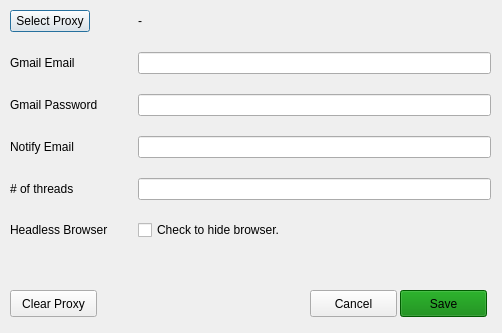
<?xml version="1.0" encoding="UTF-8"?>
<ui version="4.0">
 <class>SettingsDialog</class>
 <widget class="QDialog" name="SettingsDialog">
  <property name="geometry">
   <rect>
    <x>0</x>
    <y>0</y>
    <width>502</width>
    <height>333</height>
   </rect>
  </property>
  <property name="windowTitle">
   <string>Settings</string>
  </property>
  <widget class="QWidget" name="formLayoutWidget">
   <property name="geometry">
    <rect>
     <x>10</x>
     <y>10</y>
     <width>481</width>
     <height>261</height>
    </rect>
   </property>
   <layout class="QFormLayout" name="formLayout">
    <property name="horizontalSpacing">
     <number>30</number>
    </property>
    <property name="verticalSpacing">
     <number>20</number>
    </property>
    <property name="rightMargin">
     <number>0</number>
    </property>
    <item row="0" column="0">
     <widget class="QPushButton" name="btn_proxy_selection">
      <property name="text">
       <string>Select Proxy</string>
      </property>
     </widget>
    </item>
    <item row="0" column="1">
     <widget class="QLabel" name="lb_proxy_selection">
      <property name="text">
       <string>-</string>
      </property>
     </widget>
    </item>
    <item row="1" column="0">
     <widget class="QLabel" name="label_2">
      <property name="text">
       <string>Gmail Email</string>
      </property>
     </widget>
    </item>
    <item row="1" column="1">
     <widget class="QLineEdit" name="le_gmail"/>
    </item>
    <item row="2" column="0">
     <widget class="QLabel" name="label_3">
      <property name="text">
       <string>Gmail Password</string>
      </property>
     </widget>
    </item>
    <item row="2" column="1">
     <widget class="QLineEdit" name="le_gpassword"/>
    </item>
    <item row="3" column="0">
     <widget class="QLabel" name="label_4">
      <property name="text">
       <string>Notify Email</string>
      </property>
     </widget>
    </item>
    <item row="3" column="1">
     <widget class="QLineEdit" name="le_email_to_notify"/>
    </item>
    <item row="4" column="1">
     <widget class="QLineEdit" name="le_number_of_threads"/>
    </item>
    <item row="5" column="0">
     <widget class="QLabel" name="label_5">
      <property name="text">
       <string>Headless Browser</string>
      </property>
     </widget>
    </item>
    <item row="5" column="1">
     <widget class="QCheckBox" name="cb_headless">
      <property name="text">
       <string>Check to hide browser.</string>
      </property>
     </widget>
    </item>
    <item row="4" column="0">
     <widget class="QLabel" name="label_6">
      <property name="text">
       <string># of threads</string>
      </property>
     </widget>
    </item>
   </layout>
  </widget>
  <widget class="QPushButton" name="btn_save">
   <property name="geometry">
    <rect>
     <x>400</x>
     <y>290</y>
     <width>87</width>
     <height>27</height>
    </rect>
   </property>
   <property name="autoFillBackground">
    <bool>false</bool>
   </property>
   <property name="styleSheet">
    <string notr="true">background:green;</string>
   </property>
   <property name="text">
    <string>Save</string>
   </property>
   <property name="flat">
    <bool>false</bool>
   </property>
  </widget>
  <widget class="QPushButton" name="btn_cancel">
   <property name="geometry">
    <rect>
     <x>310</x>
     <y>290</y>
     <width>87</width>
     <height>27</height>
    </rect>
   </property>
   <property name="text">
    <string>Cancel</string>
   </property>
  </widget>
  <widget class="QPushButton" name="btn_clear_proxy">
   <property name="geometry">
    <rect>
     <x>10</x>
     <y>290</y>
     <width>87</width>
     <height>27</height>
    </rect>
   </property>
   <property name="text">
    <string>Clear Proxy</string>
   </property>
  </widget>
 </widget>
 <resources/>
 <connections/>
</ui>
